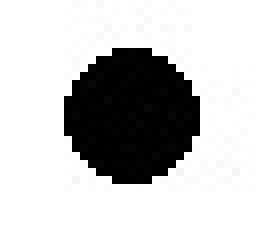
%> input picture 2012/Script_SacarAnguloYRotar/Imagenes/ImgSimple.jpg, 32 x 29 px (shown 8 times larger)
$ octave script_SacarAnguloYRotar.m   (GNU Octave 9; MATLAB toolbox functions it lacks are replaced by stand-ins)
%> lines starting %> are read from the running program, lines starting %| are printed output that depends on the picture; in (x1, y1, x2, y2) boxes, pixels count from 0 and x2, y2 are one past the last pixel; in counts of white or black regions, pixels touching at a corner belong together; the program's own positions count from 1
### 2012/Script_SacarAnguloYRotar/func_ObtenerMaximos.m
%Esta funcion me devuelve en una matriz la fila, la columna y el valor de
%la cantidad de maximos que deseo calcular
%Recibe una imagen y la cantidad de maximos que deseo calcular

function [ MatMaximos ] = func_ObtenerMaximos(Imagen,cant)
MatMaximos = zeros(4,3);
tamanio=1;
for i=1:cant
    [valor aux]= max(Imagen);  %me devuelve el valor del maximo por columna, pero me da la posicion en la que esta(EN COLUMNA)
    [valor pos_max_columna]=max(valor); %cuando lo hago por segunda vez, me devuelve la columna en la que esta el maximo absoluto
    pos_max_fila=aux(pos_max_columna); %con el valor que averigue de la columna, ahora saco la fila del vector aux

    MatMaximos(i,1) = pos_max_fila;
    MatMaximos(i,2) = pos_max_columna;
    MatMaximos(i,3) = valor;

    Imagen((pos_max_fila -tamanio):(pos_max_fila+tamanio),(pos_max_columna-tamanio):(pos_max_columna+tamanio))=0;
end

end

### 2012/Script_SacarAnguloYRotar/func_RotarImagen.m
function [ mat_rotada ] = func_RotarImagen(img_original,angle)
    [img_filas  img_columnas] = size(img_original);

    angulo=angle*2*pi/360;

    %obtengo la matriz de rotaci髇 y la matriz inversa

    mat_rot = [cos(angulo) -sin(angulo);
               sin(angulo) cos(angulo)];
    mat_rot_inv = mat_rot^(-1);
    %saco los extremos de la nueva imagen
    ext0=[0;0];
    ext1=mat_rot*[0;img_columnas-1];
    ext2=mat_rot*[img_filas-1;0];
    ext3=mat_rot*[img_filas-1;img_columnas-1];

    max_filas=floor(max([ext0(1) ext1(1) ext2(1) ext3(1)]));
    max_columnas=round(max([ext0(2) ext1(2) ext2(2) ext3(2)]));
    min_filas=round(min([ext0(1) ext1(1) ext2(1) ext3(1)]));
    min_columnas=round(min([ext0(2) ext1(2) ext2(2) ext3(2)]));

  mat_rotada=zeros(length(min_filas:max_filas),length(min_columnas:max_columnas));
  mov_filas=(min_filas);
  mov_columnas=(min_columnas);
  for fil= 1 : (length(min_filas:max_filas))
  for col= 1 : (length(min_columnas:max_columnas))

                prodMat = round(mat_rot_inv*[fil-1+mov_filas;col+mov_columnas-1]);
                x= prodMat(1,1);
                if((x<0||x>(img_filas-1)))
                    x=-1;
                end
                y= prodMat(2,1);
                 if((y<0||y>(img_columnas-1)))
                    y=-1;
                 end
                 if (x<0||y<0)
                    mat_rotada(fil,col)= 255;
                 else
                    mat_rotada(fil, col) = img_original(x+1,y+1) ;
                 end
            end
     end

end

### 2012/Script_SacarAnguloYRotar/script_SacarAnguloYRotar.m
clc;
close all;
clear all;
fclose all;

%cargo las imágenes
FileName = 'ImgSimple.jpg';
PathFile = '.\Imagenes';
FullFileName = fullfile(PathFile,FileName);
CargarIm_Matriz = imread(FullFileName);
%> CargarIm_Matriz is the input picture: size 29x32x3 uint8; min 0, max 255, mean 194.2
kernel =(CargarIm_Matriz( : , : ,1));
[imgKF , imgKC] = size(kernel);
%> imgKF = 29; imgKC = 32

for i= 1: imgKC
    for j= 1: imgKF

        if kernel(j,i)>128
            kernel(j,i)=0;
        else
            kernel(j,i) =255;
        end
    end
end

FileName = 'ImgRotada.jpg';
PathFile = '.\Imagenes';
FullFileName = fullfile(PathFile,FileName);
CargarIm_Matriz = imread(FullFileName);
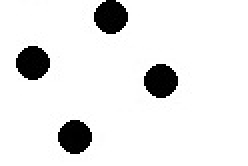
%> input picture 2012/Script_SacarAnguloYRotar/Imagenes/ImgRotada.jpg, 124 x 83 px (shown 2 times larger)
%> CargarIm_Matriz is the input picture: size 83x124x3 uint8; min 0, max 255, mean 233

Img1 =(CargarIm_Matriz( : , : ,1));
[imgF , imgC] = size(Img1);
%> imgF = 83; imgC = 124

for i= 1: imgC
    for j= 1: imgF

        if Img1(j,i)>128
            Img1(j,i)=0;
        else
            Img1(j,i) =255;
        end
    end
end
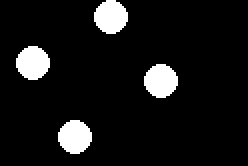
%> Img1: size 83x124 uint8 (shown 2 times larger); 8.6% white; 4 white regions, box (x1, y1, x2, y2) and area: (47, 0, 64, 17) 221, (8, 23, 25, 40) 221, (72, 32, 89, 49) 221, (29, 60, 46, 77) 221
figure;
imshow(Img1);
Img=Img1;
[kF , kC] = size(kernel);
%> kF = 29; kC = 32
MatCorrelacion = zeros(size(Img));

%Agrando la imagen para que entre el kernel
Img_adaptada1 = [zeros(kF - 1 , imgC); Img];
%> Img_adaptada1: size 111x124 uint8; 6.4% white; 4 white regions, box (x1, y1, x2, y2) and area: (47, 28, 64, 45) 221, (8, 51, 25, 68) 221, (72, 60, 89, 77) 221, (29, 88, 46, 105) 221
Img_adaptada2 = [Img_adaptada1; zeros(kF - 1 , imgC)];
Img_adaptada3 = [Img_adaptada2 zeros((imgF + 2*kF - 2), kC-1)] ;
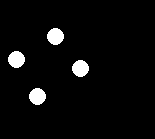
%> Img_adaptada3: size 139x155 uint8; 4.1% white; 4 white regions, box (x1, y1, x2, y2) and area: (47, 28, 64, 45) 221, (8, 51, 25, 68) 221, (72, 60, 89, 77) 221, (29, 88, 46, 105) 221
Img_Final = [zeros(imgF + 2*kF - 2, kC-1) Img_adaptada3];
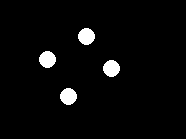
%> Img_Final: size 139x186 uint8; 3.4% white; 4 white regions, box (x1, y1, x2, y2) and area: (78, 28, 95, 45) 221, (39, 51, 56, 68) 221, (103, 60, 120, 77) 221, (60, 88, 77, 105) 221

[imgFinalF , imgFinalC] = size(Img_Final);
%> imgFinalF = 139; imgFinalC = 186

vectorMax=zeros(4,2);


%Obtengo la Matriz Correlacion, que va a ser el kernel multiplicado punto a
%punto por la imagen original
for i= 1:(imgFinalC-kC)
   for j=1:(imgFinalF-kF)
      SubMat = Img_Final( j:(j-1)+kF , i:(i-1)+kC );
      Correlacion = sum(sum(SubMat.*kernel));

      MatCorrelacion(j ,i ) = Correlacion ;
  %        [MatCC, MatCF] = size(MatCorrelacion);
 %     MatCC
%      MatCF

   end

end
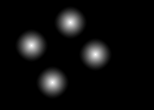
%> MatCorrelacion: size 110x154 double; min 0, max 56355, mean 2940.8; drawn with min black and max white

figure;
imshow(uint8(MatCorrelacion/max(max(abs(MatCorrelacion)))*255));


%Con esta funcion saco los 4 puntos maximos. MatMaximos es una matriz de
%4x2 que contiene las coordenadas de los puntos de Anclaje de
%MatCorrelación

MatMaximos = func_ObtenerMaximos(MatCorrelacion,4);
%> the loop in func_ObtenerMaximos, `for i=1:cant` made 4 passes
%> (pos_max_columna, pos_max_fila) on passes 1 to 4: (32, 46), (53, 83), (71, 23), (96, 55)
%> after the loop in func_ObtenerMaximos, `for i=1:cant`:
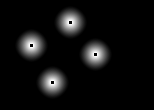
%> Imagen: size 110x154 double; 0.21% of pixels changed, all inside (x1, y1, x2, y2) = (30, 21, 97, 84); drawn with min black and max white
%> after the loop in func_ObtenerMaximos, `for i=1:cant`: MatMaximos = [46 32 56355; 83 53 56355; 23 71 56355; 55 96 56355]

%Obtengo la fila y la columna de lo que sería un punto que agrego. Este
%punto tiene la misma fila que el punto vértice ya calculado, y la misma
%columna que el punto inferior derecho de la imagen original. Así se forma
%un triàngulo rectángulo, con el cual se pueden calcular el opuesto y el
%adyacente, para sacar el ángulo con el arcotangente.
F5 = MatMaximos(2,1);
%> F5 = 83
C5=MatMaximos(4,2);
%> C5 = 96


opuesto=abs( MatMaximos(4,1)- F5) ;
%> opuesto = 28
adyacente= abs(C5 - MatMaximos(2,2));
%> adyacente = 43

x= opuesto/adyacente;
%> x = 0.651
RadianAngle= atan(x);
%> RadianAngle = 0.577

angulo=-RadianAngle*180/pi; %pongo el - para que gire para el otro lado
%> angulo = -33.07


mat_rotada = func_RotarImagen(Img,angulo );
%> in func_RotarImagen, `angulo=angle*2*pi/360;`: angulo = -0.577
%> in func_RotarImagen, `mat_rot = [cos(angulo) -sin(angulo); sin(angulo) cos(angulo)];`: mat_rot = [0.838 0.546; -0.546 0.838]
%> in func_RotarImagen, `mat_rot_inv = mat_rot^(-1);`: mat_rot_inv = [0.838 -0.546; 0.546 0.838]
%> in func_RotarImagen, `ext1=mat_rot*[0;img_columnas-1];`: ext1 = [67.12; 103.1]
%> in func_RotarImagen, `ext2=mat_rot*[img_filas-1;0];`: ext2 = [68.72; -44.75]
%> in func_RotarImagen, `ext3=mat_rot*[img_filas-1;img_columnas-1];`: ext3 = [135.8; 58.33]
%> in func_RotarImagen, `max_filas=floor(max([ext0(1) ext1(1) ext2(1) ext3(1)]));`: max_filas = 135
%> in func_RotarImagen, `max_columnas=round(max([ext0(2) ext1(2) ext2(2) ext3(2)]));`: max_columnas = 103
%> in func_RotarImagen, `min_filas=round(min([ext0(1) ext1(1) ext2(1) ext3(1)]));`: min_filas = 0
%> in func_RotarImagen, `min_columnas=round(min([ext0(2) ext1(2) ext2(2) ext3(2)]));`: min_columnas = -45
%> in func_RotarImagen, `mat_rotada=zeros(length(min_filas:max_filas),length(min_columnas:max_c..`: mat_rotada: size 136x149 double; every value is 0
%> in func_RotarImagen, `mov_filas=(min_filas);`: mov_filas = 0
%> in func_RotarImagen, `mov_columnas=(min_columnas);`: mov_columnas = -45
%> the loop in func_RotarImagen, `for fil= 1 : (length(min_filas:max_filas))` made 136 passes
%> after the loop in func_RotarImagen, `for fil= 1 : (length(min_filas:max_filas))`:
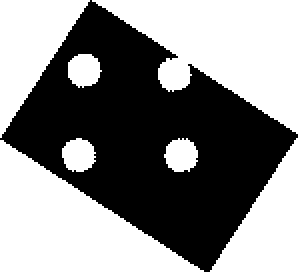
%> mat_rotada: size 136x149 double (shown 2 times larger); 53.6% white; 1 black region, box (x1, y1, x2, y2) and area: (0, 0, 149, 136) 9408

figure;
imshow(uint8(mat_rotada));
